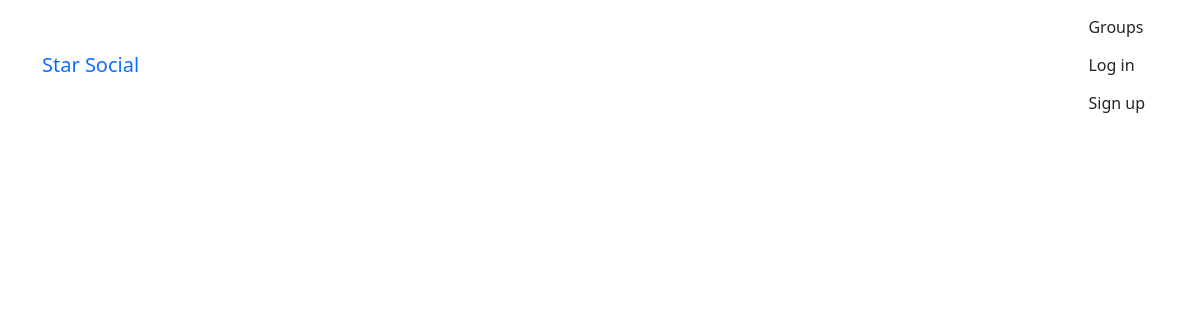
/posts/, run on an earlier commit of the app's database.
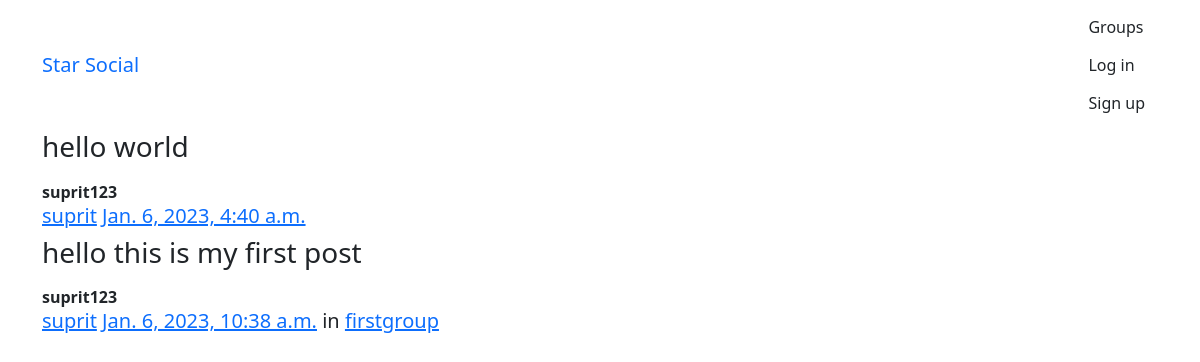
And on a later commit of the database.
### posts/models.py (models this page shows, shortened)
class Post(models.Model):
    user = models.ForeignKey(User, related_name="posts", on_delete=models.CASCADE)
    created_date = models.DateTimeField(auto_now=True)
    message = models.TextField()
    message_html = models.TextField(editable=False)
    group = models.ForeignKey(Group, related_name="posting", null=True, blank=True, on_delete=models.CASCADE)
    class Meta:
        unique_together = ["user", "message",]

### groups/models.py (models this page shows, shortened)
class Group(models.Model):
    name = models.CharField(max_length=200, unique=True)
    slug = models.SlugField(allow_unicode=True, unique=True)
    description = models.TextField(blank=True, default="")
    description_html = models.TextField(blank=True, editable=False, default="")
    member = models.ManyToManyField(User, through="GroupMember", through_fields=("group", "user"))
    class Meta:
        ordering = ("name",)

### posts/views.py (the view)
# urls.py: path("", views.PostList.as_view(), name="all"),
class PostList(SelectRelatedMixin, generic.ListView):
    model = models.Post
    select_related = ("user", "group")

### posts/templates/posts/post_list.html (shortened to what this page needs)
{% extends "posts/post_base.html" %}
{% block post_content %}
<div class="col-md-8">
    {% for post in post_list %}
    {% include "posts/_post.html" %}
    {% endfor %}
</div>
{% endblock %}

### posts/templates/posts/_post.html (shortened to what this page needs)
<div class="post media">
    <h3>{{ post.message_html|safe }}</h3>
    <div class="media-body">
        <strong>{{ post.user.username }}</strong>
        <h5 class="media-heading">
            <span class="username"><a
                    href="{% url 'posts:for_user' username=post.user.username %}">{{post.user.first_name }}</a></span>
            <time class="time"><a
                    href="{% url 'posts:single' username=post.user.username pk=post.pk %}">{{post.created_date}}</a></time>
            {% if post.group %}
            <span class="group-name">in <a href="{% url 'groups:all' %}">{{ post.group.name }}</a></span>
            {% endif %}
        </h5>
    </div>
</div>

What changed in the data, as far as the page shows it:
added Post: message_html "hello world", user.username "suprit123", user.first_name "suprit", created_date "Jan. 6, 2023, 4:40 a.m."
added Post: message_html "hello this is my first post", user.username "suprit123", user.first_name "suprit", created_date "Jan. 6, 2023, 10:38 a.m.", group.name "firstgroup"
